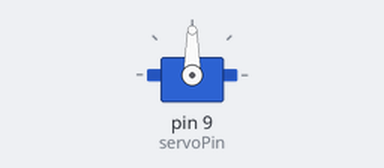
A sketch run on a simulated Arduino Uno, built with avr-gcc and run on an emulated ATmega328P. Shown: servo.

Above: at 0.1 s.
At 1.1 s:
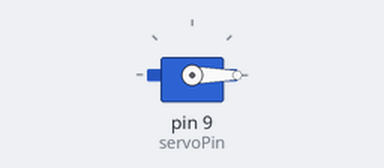
Timing chart, 0 to 2.6 s (numbered marks = the images above):
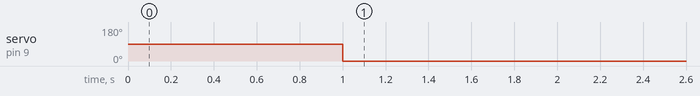

The sketch:

Servofun.ino
```cpp
#include <Servo.h>
int servoPos;
int servoPin = 9;
Servo myServo;             // make myServo as an Servo object

void setup() {
  // put your setup code here, to run once:
Serial.begin(9600);
myServo.attach(servoPin);
}

void loop() {
  // put your main code here, to run repeatedly:
servoPos=Serial.parseInt();
myServo.write(servoPos);
for (int i=0;i=180;i=1+1){
 servoPos = servoPos +1;
}
}
```

Measured:
- by itself, servo on pin 9 (servoPin): 90° → 0° at 1.0 s
